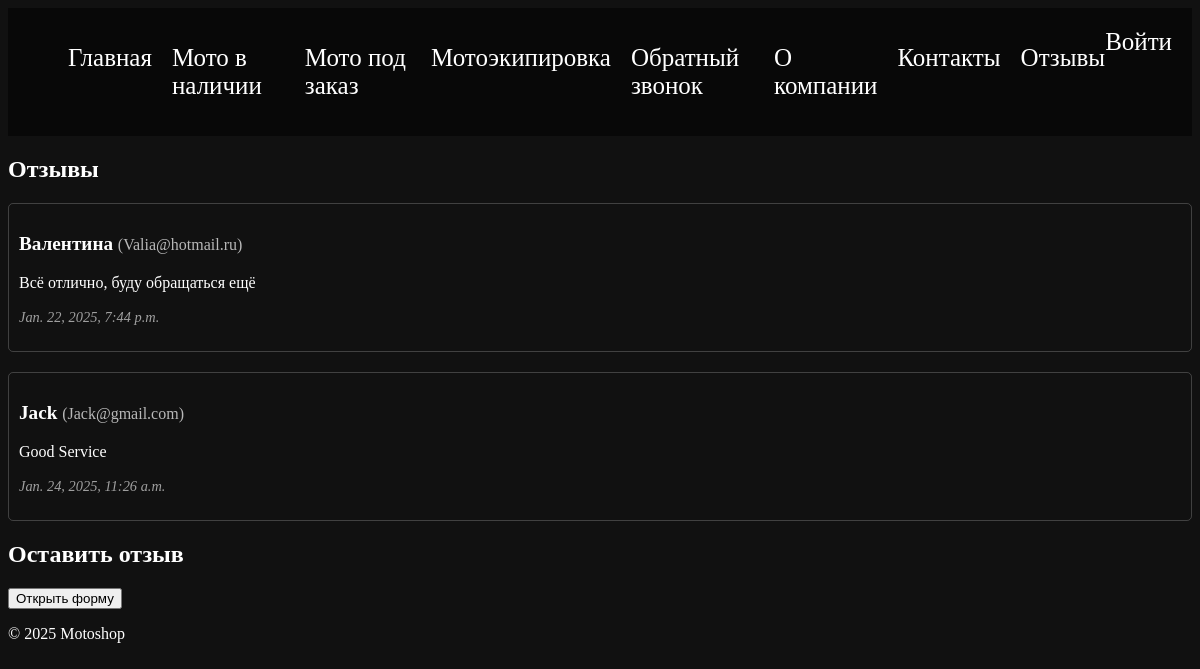
/comments/comments/, run on an earlier commit of the app's database.
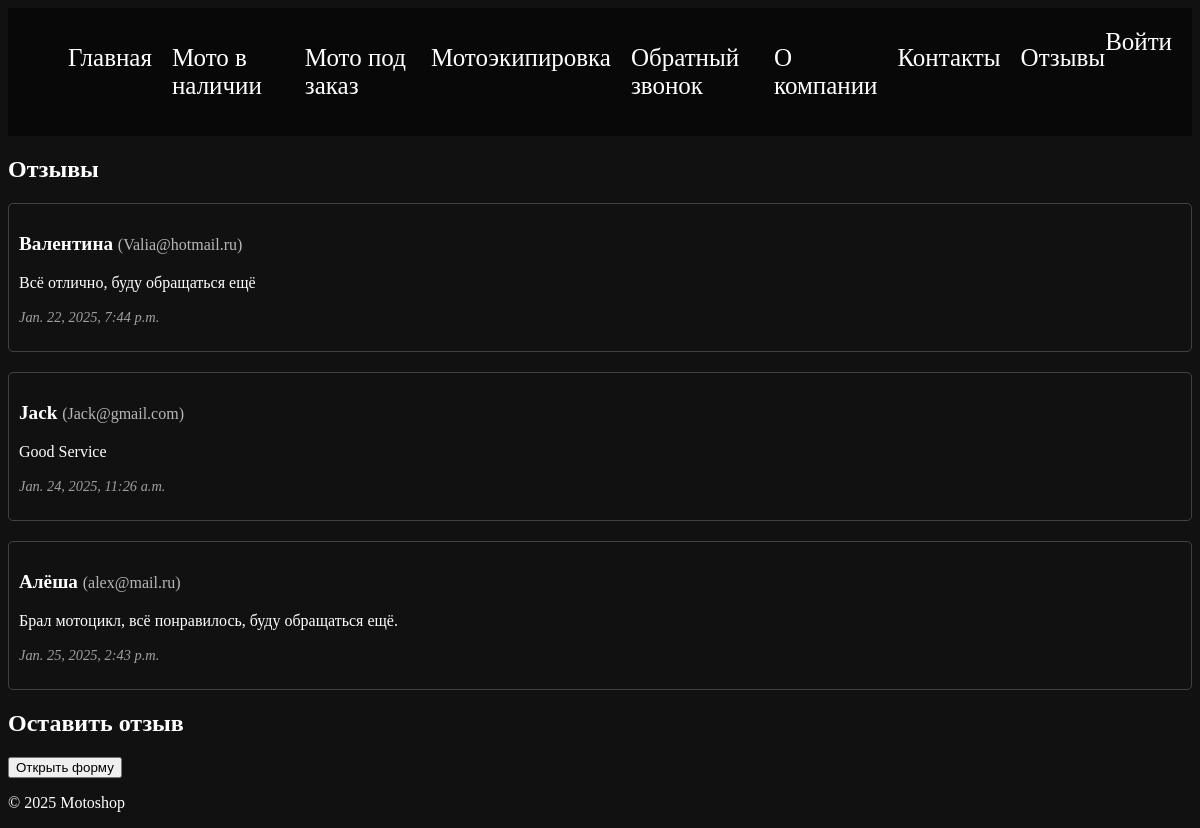
And on a later commit of the database.
### comments/models.py (models this page shows, shortened)
class Comment(models.Model):
    name = models.CharField(max_length=100)
    email = models.EmailField()
    text = models.TextField()
    created_at = models.DateTimeField(auto_now_add=True)

### comments/views.py (the view)
# urls.py: path('comments/', views.comments_page, name='comments'),
def comments_page(request):
    comments = Comment.objects.all()
    if request.method == 'POST':
        form = CommentForm(request.POST)
        if form.is_valid():
            form.save()  # Сохраняем новый комментарий
            return redirect('comments')  # Перенаправляем на ту же страницу
    else:
        form = CommentForm()
    return render(request, 'main/comments.html', {
        'comments': comments,
        'form': form,
    })

### main/templates/main/comments.html (shortened to what this page needs)
{% load static %}
<!DOCTYPE html>
<html lang="ru">
<head>
    <link rel="stylesheet" href="{% static 'css/styles.css' %}">
</head>
<body>
    <header>
        <nav>
            <ul>
                <li><a href="{% url 'index' %}">Главная</a></li>
                <li><a href="{% url 'in_stock' %}">Мото в наличии</a></li>
                <li><a href="{% url 'to_order' %}">Мото под заказ</a></li>
                <li><a href="{% url 'equip' %}">Мотоэкипировка</a></li>
                <li><a href="#">Обратный звонок</a></li>
                <li><a href="{% url 'about' %}">О компании</a></li>
                <li><a href="{% url 'contacts' %}">Контакты</a></li>
                <li><a href="{% url 'comments' %}">Отзывы</a></li>
            </ul>
            <a href="#" class="buy-btn">Войти</a>
        </nav>
    </header>
    <main>
        <section class="comments">
            <h1>Отзывы</h1>
            {% for comment in comments %}
                <div class="comment" style="margin-bottom: 20px; padding: 10px; border: 1px solid rgba(255, 255, 255, 0.2); border-radius: 5px;">
                    <p style="font-size: 1.2rem; margin-bottom: 5px;">
                        <strong>{{ comment.name }}</strong>
                        <span style="font-size: 1rem; color: rgba(255, 255, 255, 0.7);">({{ comment.email }})</span>
                    </p>
                    <p style="font-size: 1rem; line-height: 1.5; margin-bottom: 5px;">
                        {{ comment.text }}
                    </p>
                    <p style="font-size: 0.9rem; font-style: italic; color: rgba(255, 255, 255, 0.6);">
                        {{ comment.created_at }}
                    </p>
                </div>
            {% empty %}
                <p>Пока нет отзывов.</p>
            {% endfor %}
        </section>
        <h2>Оставить отзыв</h2>
        <button id="showFormButton">Открыть форму</button>
    </main>
    <footer>
        <p>&copy; 2025 Motoshop</p>
    </footer>
</body>
</html>

### static/css/styles.css (style rules this page uses)
body { background-color: #111; font-family: serif; background-image: url("/static/images/background.jpg"); background-size: cover; background-position: center; background-repeat: no-repeat; color: white; }
header nav { display: flex; justify-content: space-between; padding: 20px; background: rgba(0, 0, 0, 0.5); }
ul { list-style: none; display: flex; gap: 20px; }
a { font-size: 25px; text-decoration: none; color: white; }
section { margin: 20px 0; }

What changed in the data, as far as the page shows it:
added Comment: name "Алёша", email "alex@mail.ru", text "Брал мотоцикл, всё понравилось, буду обращаться ещё.", created_at "Jan. 25, 2025, 2:43 p.m."
